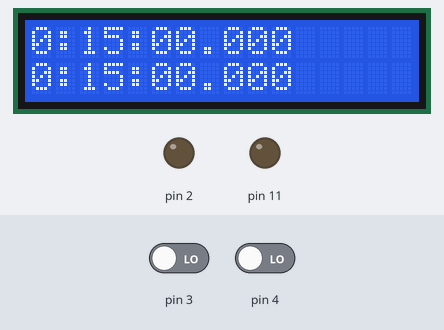
Recording of a sketch running on a simulated Arduino Uno, built with avr-gcc and run on an emulated ATmega328P. Parts: 16×2 character LCD, output pins drawn as LEDs (lit = HIGH). Inputs (shaded band) come from the test bench; at power-on: pin 3 LOW, pin 4 LOW.

Above: at 1.2 s.
1.3 s: pin 3 driven HIGH
At 1.45 s:
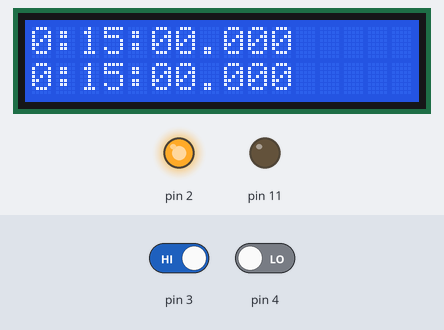
3.7 s: pin 3 driven LOW
At 5.96 s:
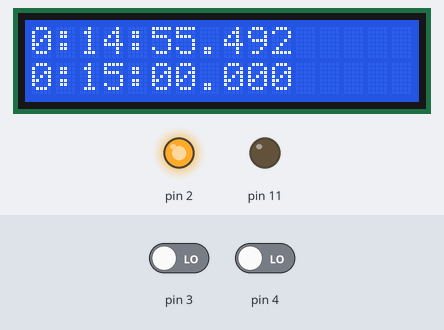
6.7 s: pin 3 driven HIGH
At 6.86 s:
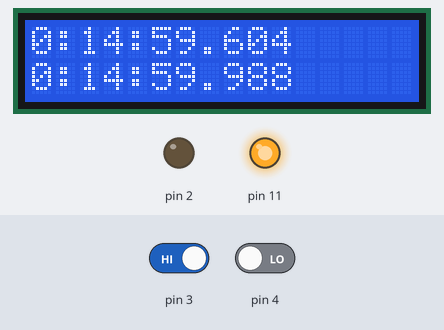
Timing chart, 0 to 9.7 s (numbered marks = the images above; inputs shaded):
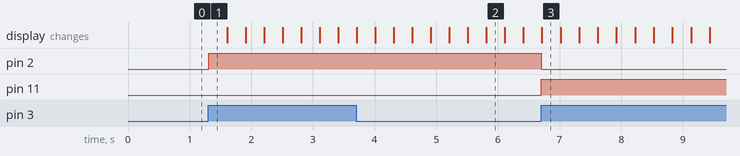

The sketch:

chessclock.ino
```cpp
#include <LiquidCrystal.h>

#define MS_IN_SECOND 1000UL
#define MS_IN_MINUTE (MS_IN_SECOND * 60UL)
#define MS_IN_HOUR (MS_IN_MINUTE * 60UL)

static bool button_pushed = false;

static bool stopwatch_enabled = false;
static bool p1_active = false;
static bool p2_active = false;
static unsigned long elapsed_ms_p1 = 15 * MS_IN_MINUTE;
static unsigned long elapsed_ms_p2 = 15 * MS_IN_MINUTE;
static unsigned long last_ms = 0;

const int rs = 9, en = 10, d4 = 5, d5 = 6, d6 = 7, d7 = 8;
LiquidCrystal lcd(rs, en, d4, d5, d6, d7);

void setup() {
  pinMode(2, OUTPUT);
  pinMode(3, INPUT);
  pinMode(4, INPUT);
  pinMode(11, OUTPUT);

  lcd.begin(16,2);
  updateDisplay();
}

void loop() {

  processInput();

  updateStopwatch();

  updateDisplay();

  updateLed();
}

void processInput()
{
  int start = digitalRead(3);
  int reset = digitalRead(4);

  if (start == HIGH && !button_pushed) {
    button_pushed = true;

    if (!stopwatch_enabled) {
      stopwatch_enabled = true;
      p1_active = true;
      p2_active = false;
      last_ms = 0;
    } else {
      elapsed_ms_p1 += (p1_active ? 5 : 0) * MS_IN_SECOND;
      elapsed_ms_p2 += (p2_active ? 5 : 0) * MS_IN_SECOND;

      p1_active = !p1_active;
      p2_active = !p2_active;
    }
  } else if (reset == HIGH && !button_pushed) {
    button_pushed = true;

    stopwatch_enabled = false;
    elapsed_ms_p1 = 15 * MS_IN_MINUTE;
    elapsed_ms_p2 = 15 * MS_IN_MINUTE;
  } else if (start == LOW && reset == LOW && button_pushed) {
    button_pushed = false;
  }
}

void updateStopwatch()
{
  if (stopwatch_enabled) {
    unsigned long current_ms = millis();

    // ignore first update, until we have fresh reference time in last_ms
    if (last_ms != 0) {
      if (p1_active) {
        elapsed_ms_p1 -= (current_ms - last_ms);
        if (elapsed_ms_p1 < 0) {
          elapsed_ms_p1 = 0;
        }
      } else {
        elapsed_ms_p2 -= (current_ms - last_ms);
        if (elapsed_ms_p2 < 0) {
          elapsed_ms_p2 = 0;
        }
      }
    }

    last_ms = current_ms;
  }
}

void updateDisplay() {
    unsigned long remainder;
    unsigned int hours;
    unsigned int minutes;
    unsigned int seconds;

    breakDownMilis(elapsed_ms_p1, hours, minutes, seconds, remainder);
    char buf_p1[20] = {0};
    sprintf(buf_p1, "%1u:%02u:%02u.%03u", hours, minutes, seconds, remainder);

    breakDownMilis(elapsed_ms_p2, hours, minutes, seconds, remainder);
    char buf_p2[20] = {0};
    sprintf(buf_p2, "%1u:%02u:%02u.%03u", hours, minutes, seconds, remainder);

    lcd.setCursor(0, 0);
    lcd.print(buf_p1);
    lcd.setCursor(0, 1);
    lcd.print(buf_p2);
}

void breakDownMilis(unsigned long milis, unsigned int& hours, unsigned int& minutes, unsigned int& seconds, unsigned long& remainder) {
    remainder = milis;

    hours = remainder / MS_IN_HOUR;
    remainder -= (hours * MS_IN_HOUR);

    minutes = remainder / MS_IN_MINUTE;
    remainder -= (minutes * MS_IN_MINUTE);

    seconds = remainder / MS_IN_SECOND;
    remainder -= (seconds * MS_IN_SECOND);
}

void updateLed() {
  if (stopwatch_enabled) {
    digitalWrite(2, p1_active ? HIGH : LOW);
    digitalWrite(11, p1_active ? LOW : HIGH);
  } else {
    digitalWrite(2, LOW);
    digitalWrite(11, LOW);
  }
}
```

Measured:
- after the input at 1.3 s, pin 2: LOW → HIGH at once
- after the input at 6.7 s, pin 2: HIGH → LOW at once; pin 11: LOW → HIGH at once
